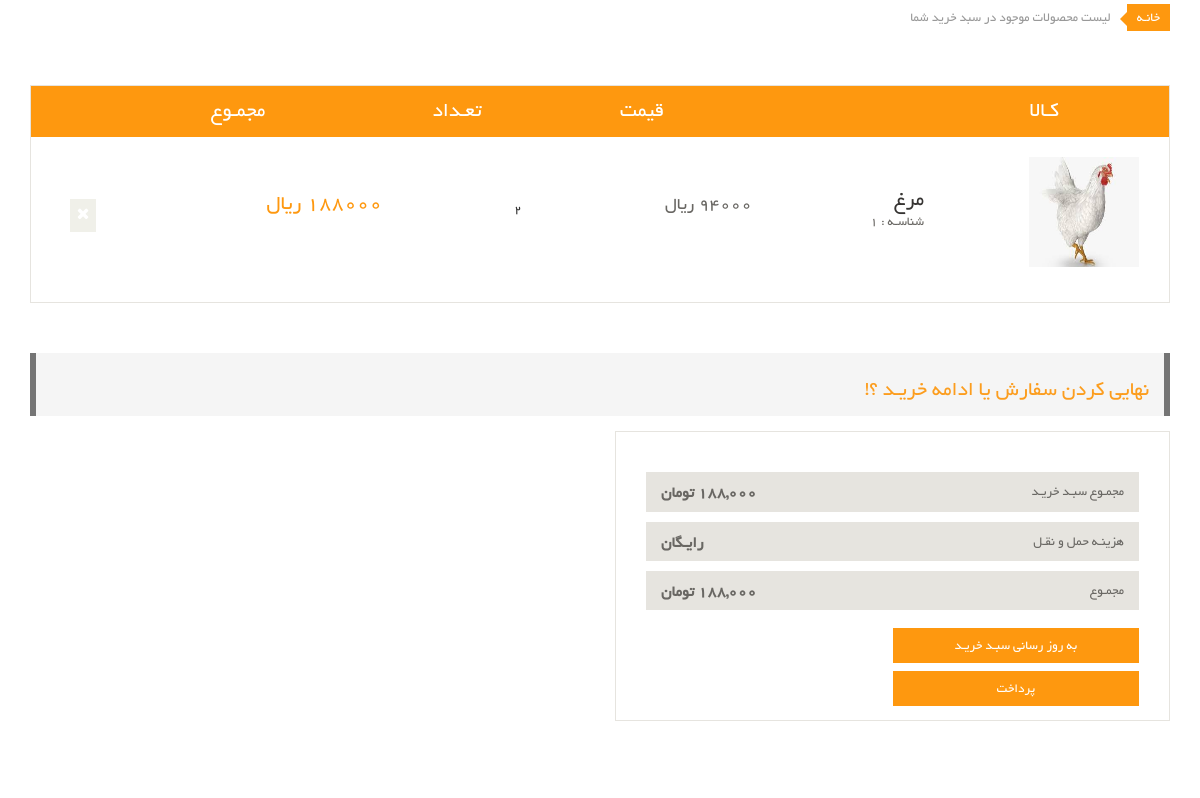
The app's page /open-order (signed in), older data.
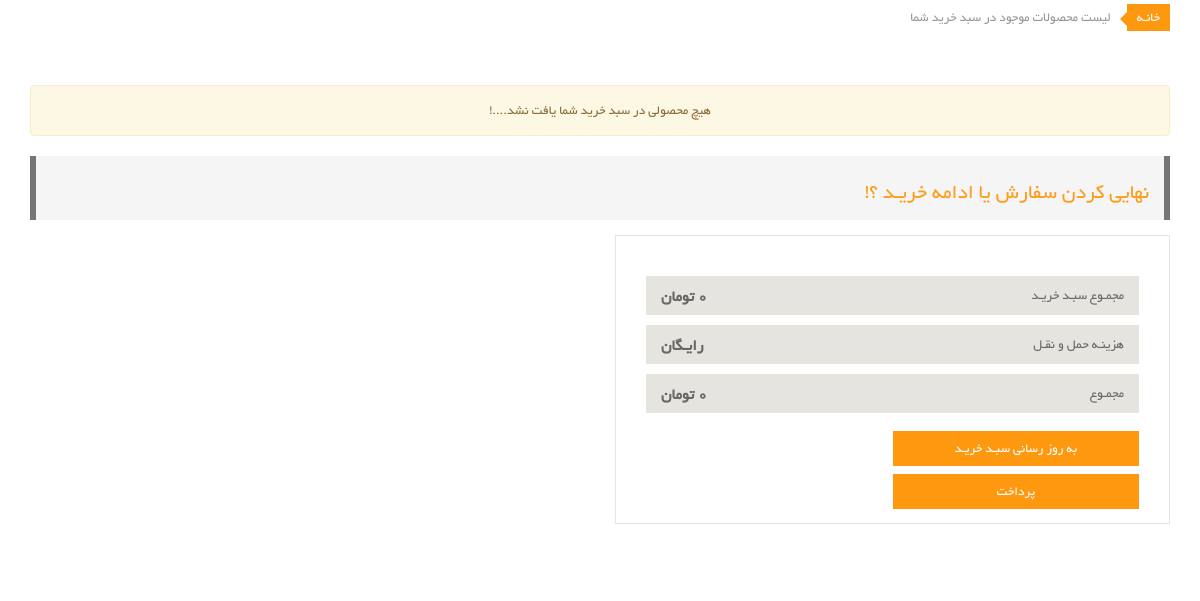
The same page, newer data.
### EShop_Order/models.py (models this page shows, shortened)
class OrderDetails(models.Model):
      order=models.ForeignKey(Order,on_delete=models.CASCADE,verbose_name='سبد خرید')
      product=models.ForeignKey(Product,on_delete=models.CASCADE,verbose_name='محصول')
      price=models.IntegerField(verbose_name='قیمت محصول')
      count=models.IntegerField(verbose_name='تعداد')
      def get_detail_sum(self):
          return self.count *self.price
      class Meta:
          verbose_name='جزییات محصول'
          verbose_name_plural='اطلاعات جزییات محصولات'

### EShop_Product/models.py (models this page shows, shortened)
class Product(models.Model):
    title=models.CharField(max_length=150,verbose_name="عنوان")
    description=models.TextField()
    price=models.IntegerField(verbose_name="قیمت")
    image=models.ImageField(upload_to=upload_image_path,null=True,blank=True,verbose_name="تصویر")
    active=models.BooleanField(default=True,verbose_name="فعال/غیر فعال")
    categories=models.ManyToManyField(ProductCategory,blank=True,verbose_name='دسته بندی ها')
    objects=ProductsManager()
    class Meta:
        verbose_name='محصول'
        verbose_name_plural="محصولات"

### EShop_Order/views.py (the view)
# urls.py: path('open-order',user_open_order),
@login_required(login_url='/login')
def user_open_order(request):
    context={
        'order':None,
         'details':None,
          'total':0,
    }
    open_order = Order.objects.filter(owner_id=request.user.id, is_paid=False).first()
    if open_order is not None:
        context['order']= open_order
        context['details']=open_order.orderdetails_set.all()
        Total=open_order.get_total_price()
        def format_currency(amount):
            return '{: ,}'.format(amount)
        context['total']=format_currency(Total)
    return render(request,'order/user_open_order.html',context)

### EShop_Order/models.py (called while the page is built)
    def get_total_price(self):
        amount=0
        for detail in self.orderdetails_set.all():
            amount += detail.price*detail.count
        return amount

### EShop_Order/templates/order/user_open_order.html
{% extends 'Shared/_MainLayout.html' %}
{% block content %}
	<section id="cart_items">
		<div class="container">
			<div class="breadcrumbs">
				<ol class="breadcrumb">
				  <li><a href="#">خانـه</a></li>
				  <li class="active">لیست محصولات موجود در سبد خرید شما</li>
				</ol>
			</div>
			 {% if order is not None and details|length > 0 %}
                   <div class="table-responsive cart_info">
				<table class="table table-condensed">
					<thead>
						<tr class="cart_menu">
							<td class="image">کـالا</td>
							<td class="description"></td>
							<td class="price">قیمت</td>
							<td class="quantity">تعـداد</td>
							<td class="total">مجمـوع</td>
							<td></td>
						</tr>
					</thead>
					<tbody>
						{% for detail in details %}
                            <tr>
							    <td class="cart_product">
								<a href=""><img src="{{ detail.product.image.url }}" style="width: 110px;height: 110px" alt=""></a>
							</td>
                                <td class="cart_description" style="padding-right: 20px;">
								   <h4><a href="">{{ detail.product.title }}</a></h4>
								    <p>شناسـه :  {{ detail.product.id }}</p>
                                </td>
                                <td class="cart_price">
								<p>{{ detail.product.price }} ريال</p>
							</td>
                                <td class="cart_quantity">
								<div class="cart_quantity_button">
                                    <span>{{ detail.count }}</span>
								</div>
							</td>
							    <td class="cart_total">
								<p class="cart_total_price">{{ detail.get_detail_sum }} ريال</p>
							</td>
							    <td class="cart_delete">
								<a class="cart_quantity_delete" href=""><i class="fa fa-times"></i></a>
							</td>
						   </tr>
						{% endfor %}
					</tbody>
				</table>
			</div>
                 {% else %}
                 <div class="alert alert-warning text-center">
                      <p>هیچ محصولی در سبد خرید شما یافت نشد....!</p>
                 </div>
            {% endif %}
		</div>
	</section>
    <section id="do_action">
		<div class="container">
			<div class="heading">
				<h3>نهایی کردن سفارش یا ادامه خریـد ؟! </h3>
			</div>
			<div class="row">
				<div class="col-sm-6">
					<div class="total_area">
						<ul>
							<li>مجمـوع سبـد خریـد <span>{{ total  }} تومان</span></li>
							<li>هزینـه حمل و نقـل <span>رایـگان</span></li>
							<li>مجمـوع <span>{{ total }} تومان</span></li>
						</ul>
							<a class="btn btn-default update" href="shop.html">به روز رسانی سبـد خریـد </a>
							<a class="btn btn-default check_out" href="/request">پرداخت</a>
					</div>
				</div>
			</div>
		</div>
	</section>
{% endblock %}

Row changes from the older to the newer data that the page shows:
removed OrderDetails: product.image (picture), product "مرغ", product.id "1", count "2"
Text that changed along with them:
{{ total }}: "188,000" → "0"
text no longer shown: "کـالا قیمت تعـداد مجمـوع"
text now shown: "هیچ محصولی در سبد خرید شما یافت نشد....!"
